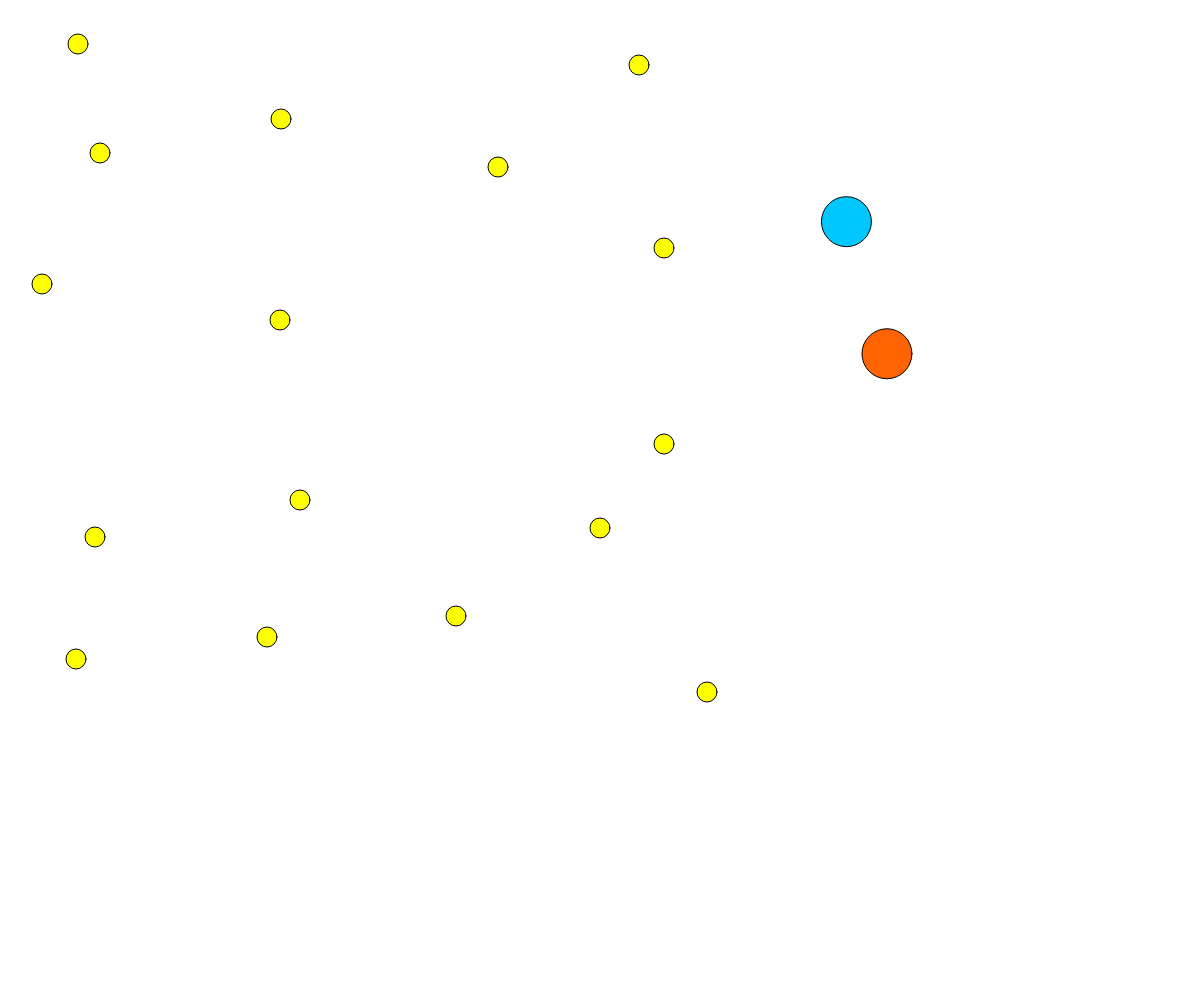
Frame 1 (no input)
Frame 60 (no input): identical to frame 1, image omitted
Frame 120 (the mouse pressed at the canvas centre since frame 60): identical to frame 1, image omitted

The p5.js sketch that drew this single still picture (run headless with seeded random() and noise() and a simulated clock; from frame 60 on, the mouse is pressed at the canvas centre):

// p5.js sketch
// ── sketch.js
let x1
let y1
let x2
let y2
let w = window.innerWidth;
let h = window.innerHeight;
let Kat1Point = 0
let Kat2Point = 0
let ost1 = true
let ost2 = true
let ost3 = true
let ost4 = true
let ost5 = true
let ost6 = true
let ost7 = true
let ost8 = true
let ost9 = true
let ost10 = true
let ost11 = true
let ost12 = true
let ost13 = true
let ost14 = true
let ost15 = true
let ost16 = true

function setup() {
  createCanvas(w, h);
  x1 = random(25,width-25)
  y1 = random(25,height-25)
  x2 = random(25,width-25)
  y2 = random(25,height-25)
}

function draw() {
  if (keyIsDown(RIGHT_ARROW)) {
    x1 += 5;
  }

  if (keyIsDown(LEFT_ARROW)) {
    x1 -=5;
  }

  if (keyIsDown(UP_ARROW)) {
    y1 -= 5;
  }

  if (keyIsDown(DOWN_ARROW)) {
    y1 +=5;
  }

  if (keyIsDown(68)) {
    x2 += 5;
  }

  if (keyIsDown(65)) {
    x2 -=5;
  }

  if (keyIsDown(87)) {
    y2 -= 5;
  }

  if (keyIsDown(83)) {
    y2 +=5;
  }
  

 clear()

  fill(255,255,0)
  if(ost1 == true) {
  ellipse(42,284,20,20)
    if(sqrt((42-x1+25)*(284-y1+25))<10) {
      ost1 = false;
      Kat1Point += 1;
    }

    else if(sqrt((42-x2+25)*(284-y2+25))<10) {
      ost1 = false;
      Kat2Point += 1;
    }
  }

  if(ost2 == true) {
  ellipse(267,637,20,20)
  if(sqrt((267-x1+25)*(637-y1+25))<10) {
    ost2 = false;
    Kat1Point += 1;
  }

  else if(sqrt((267-x2+25)*(637-y2+25))<10) {
    ost2 = false;
    Kat2Point += 1;
  }
}

if(ost3 == true) {
  ellipse(664,444,20,20)
  if(sqrt((664-x1+25)*(444-y1+25))<10) {
    ost3 = false;
    Kat1Point += 1;
  }

  else if(sqrt((664-x2+25)*(444-y2+25))<10) {
    ost3 = false;
    Kat2Point += 1;
  }
}

if(ost4 == true) {
  ellipse(498,167,20,20)
  if(sqrt((498-x1+25)*(167-y1+25))<10) {
    ost4 = false;
    Kat1Point += 1;
  }

  else if(sqrt((498-x2+25)*(167-y2+25))<10) {
    ost4 = false;
    Kat2Point += 1;
  }
}

if(ost5 == true) {
  ellipse(300,500,20)
  if(sqrt((300-x1+25)*(500-y1+25))<10) {
    ost5 = false;
    Kat1Point += 1;
  }

  else if(sqrt((498-x2+25)*(167-y2+25))<10) {
    ost5 = false;
    Kat2Point += 1;
  }
}

if(ost6 == true) {
  ellipse(600,528,20,20)
  if(sqrt((600-x1+25)*(528-y1+25))<10) {
    ost6 = false;
    Kat1Point += 1;
  }

  else if(sqrt((600-x2+25)*(528-y2+25))<10) {
    ost6 = false;
    Kat2Point += 1;
  }
}

if(ost7 == true) {
  ellipse(100,153,20,20)
  if(sqrt((100-x1+25)*(153-y1+25))<10) {
    ost7 = false;
    Kat1Point += 1;
  }

  else if(sqrt((100-x2+25)*(153-y2+25))<10) {
    ost7 = false;
    Kat2Point += 1;
  }
}

if(ost8 == true) {
  ellipse(280,320,20,20)
  if(sqrt((280-x1+25)*(320-y1+25))<10) {
    ost8 = false;
    Kat1Point += 1;
  }

  else if(sqrt((280-x2+25)*(320-y2+25))<10) {
    ost8 = false;
    Kat2Point += 1;
  }
}

if(ost9 == true) {
  ellipse(281,119,20)
  if(sqrt((281-x1+25)*(119-y1+25))<10) {
    ost9 = false;
    Kat1Point += 1;
  }

  else if(sqrt((281-x2+25)*(119-y2+25))<10) {
    ost9 = false;
    Kat2Point += 1;
  }
}

if(ost10 == true) {
  ellipse(95,537,20)
  if(sqrt((95-x1+25)*(537-y1+25))<10) {
    ost10 = false;
    Kat1Point += 1;
  }

  else if(sqrt((95-x2+25)*(537-y2+25))<10) {
    ost10 = false;
    Kat2Point += 1;
  }
}

  ellipse(664,248,20)
  ellipse(639,65,20)
  ellipse(456,616,20)
  ellipse(707,692,20)
  ellipse(76,659,20)
  ellipse(78,44,20)

  fill(0,200,255)
  ellipse(x1,y1,50,50)
  fill(255,100,0);
  ellipse(x2,y2,50,50)

  if (mouseIsPressed){
    if (mouseButton == LEFT) {
      print("blå kat point = " + Kat1Point);
      print("orange kat point = " + Kat2Point)
    }
  }
}
